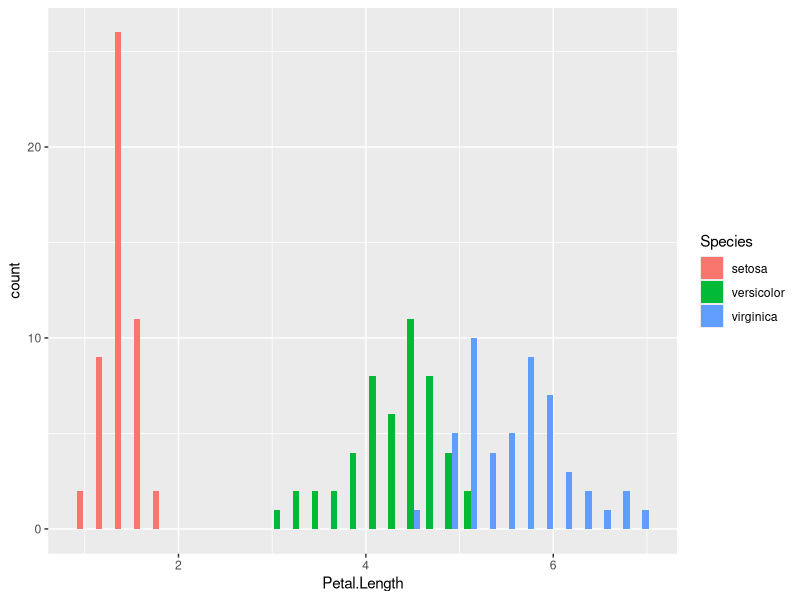
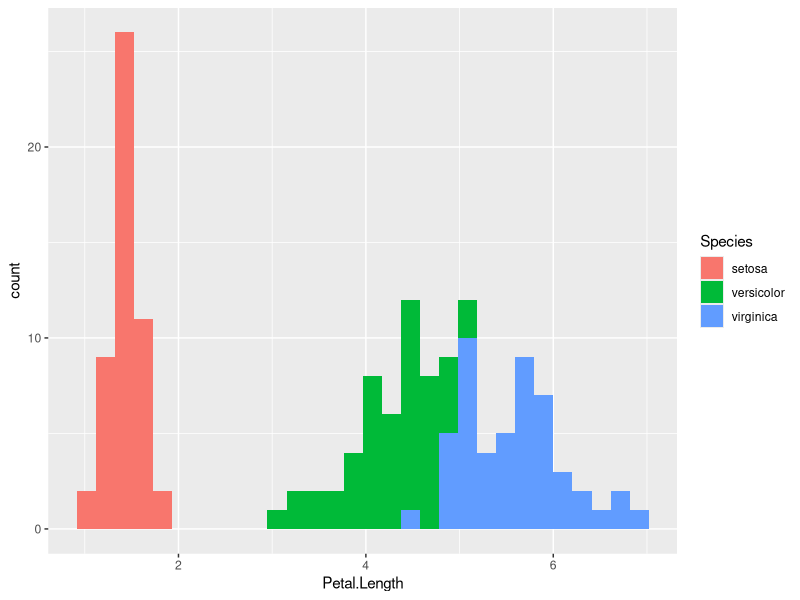
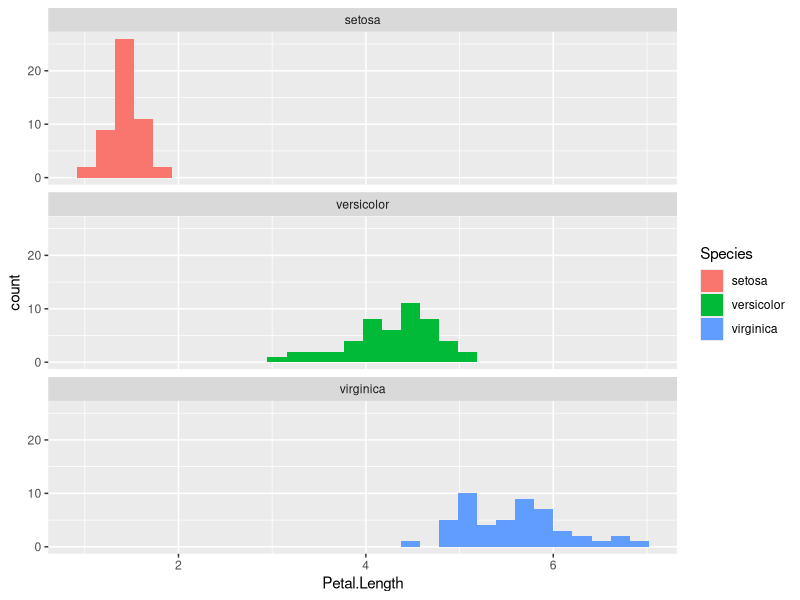
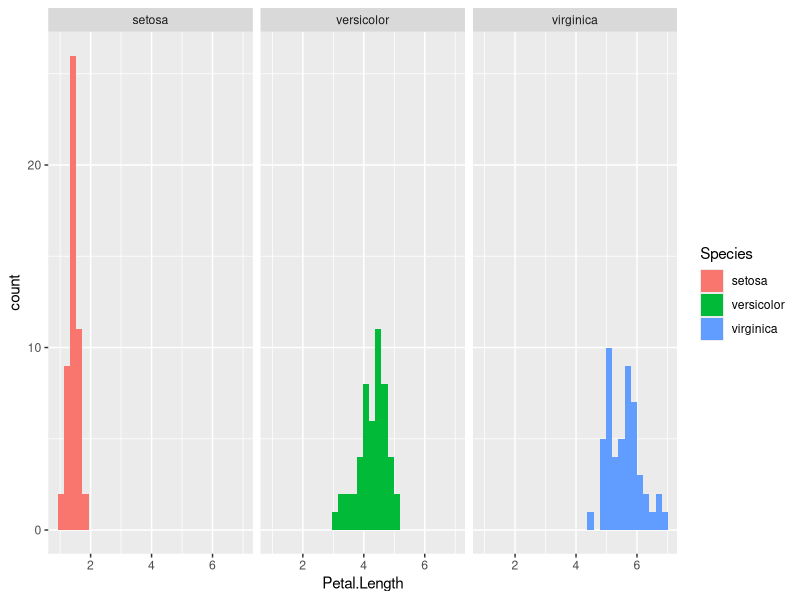
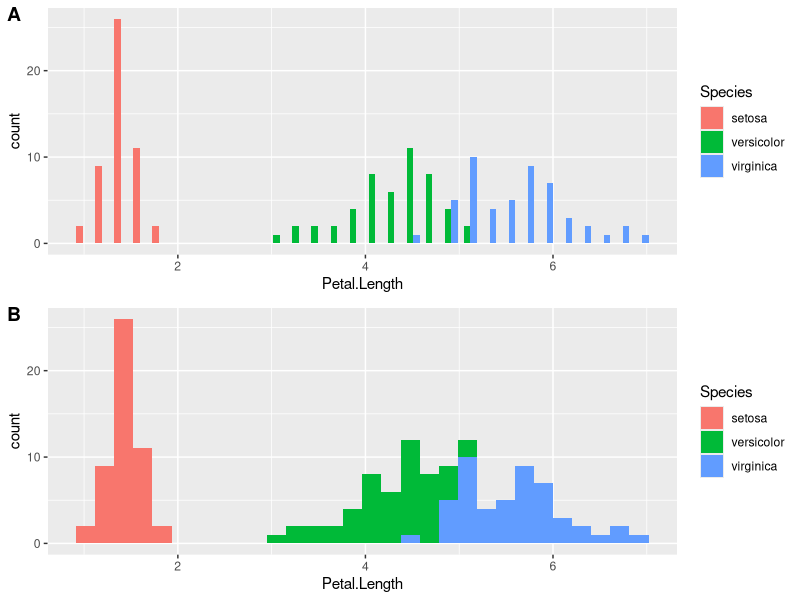
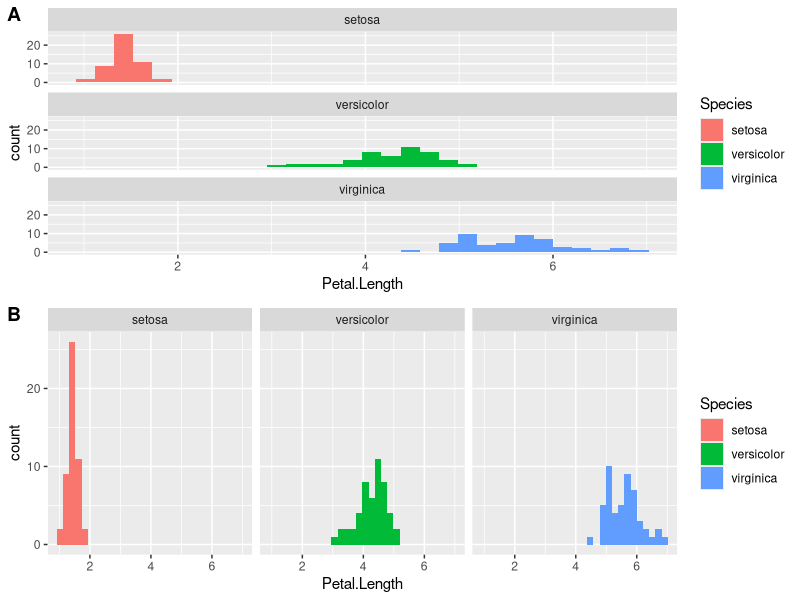

These charts were generated, in order, by the following R code:
# Day_5
# New data set
#Intention?aim/objection: To undertake Assigmenet 1
#Amieroh
#2018/02/23


# Setup -------------------------------------------------------------------

library(tidyverse)


#  Loading the data -------------------------------------------------------

dat1 <- iris


# Objective 1 -------------------------------------------------------------

# Examine the iris data and come up with the objective and the R script code needed to complete this objective
# Objective 1: Produce a frequency distribution (histogram) for Petal.Length,showing the relationship of the data distribution between species

plot6 <- ggplot(dat1, aes(x = Petal.Length)) +
  geom_histogram(aes(fill = Species), position = "dodge")
  facet_wrap(~Species, nrow = 3)
plot6

plot5 <- ggplot(dat1, aes(x = Petal.Length)) +
  geom_histogram(aes(fill = Species)) 
plot5

plot7 <- ggplot(dat1, aes(x = Petal.Length)) +
  geom_histogram(aes(fill = Species))+
  facet_wrap(~Species, nrow = 3)
plot7

plot8 <- ggplot(dat1, aes(x = Petal.Length)) +
  geom_histogram(aes(fill = Species))+
  facet_wrap(~Species, ncol = 3)
plot8

library(ggpubr)

ggarrange(plot6, plot5, plot7, plot8,
          nrow = 2, nol = 2,
          labels = "AUTO")


 # or 

plot5 <- ggplot(dat1, aes(x = Petal.Length)) +
  geom_histogram(aes(fill = Species))  # the first graph is much clear



# when two species share the same interval the species are stcked ontop of eachother

# examine the data and display the relationship between plants for one of the measured plants
# for the three plant species select petal length and understand the frequency 



